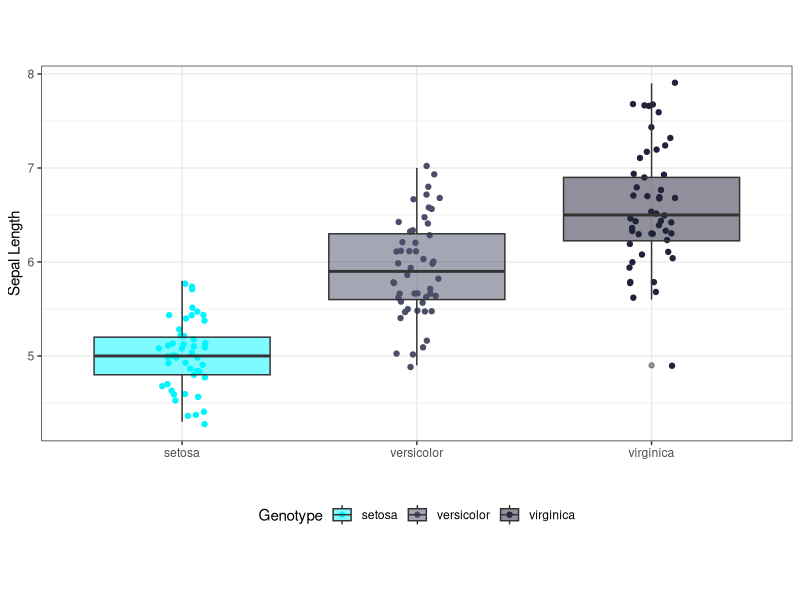
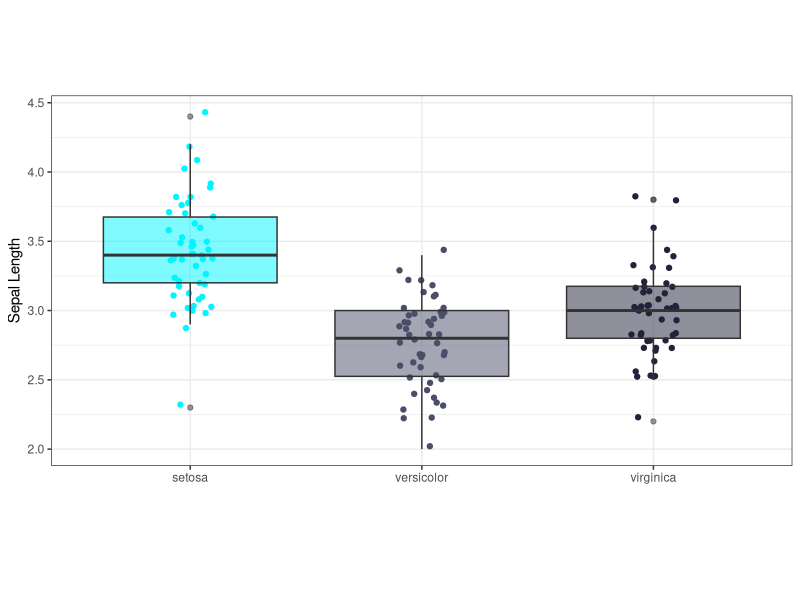
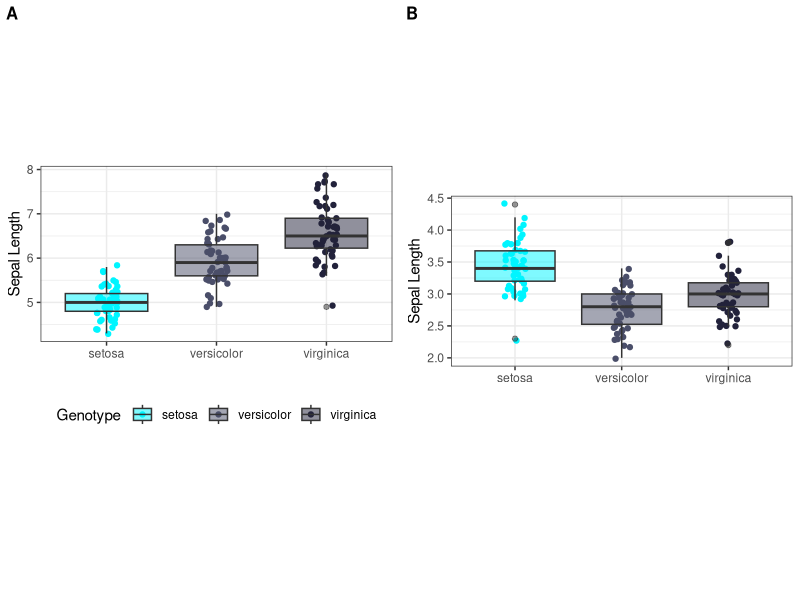
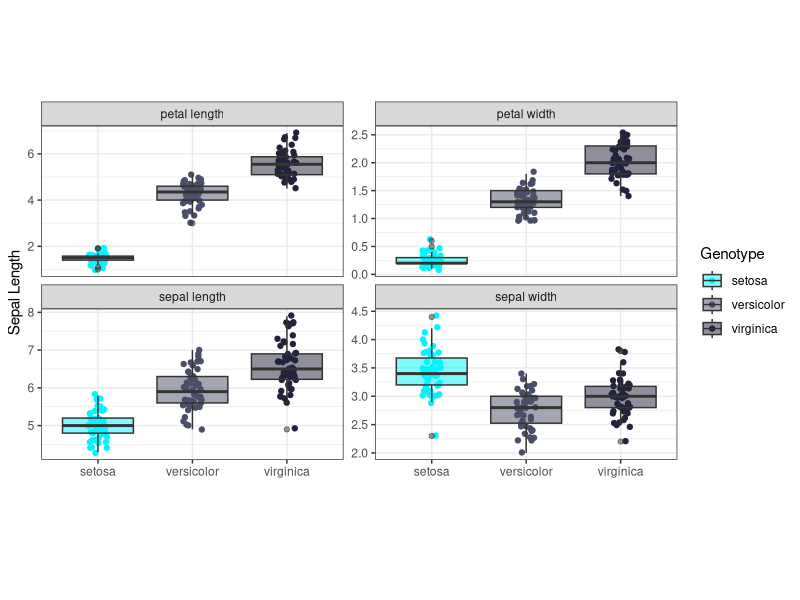
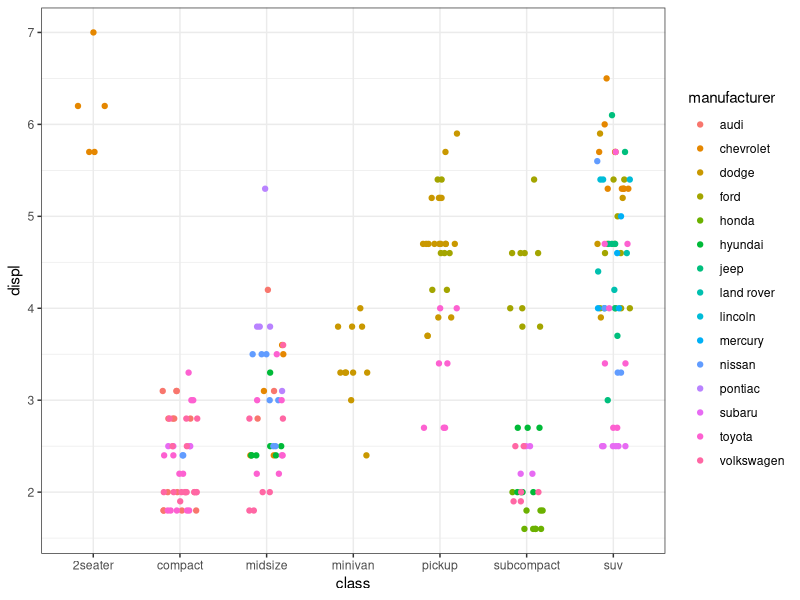
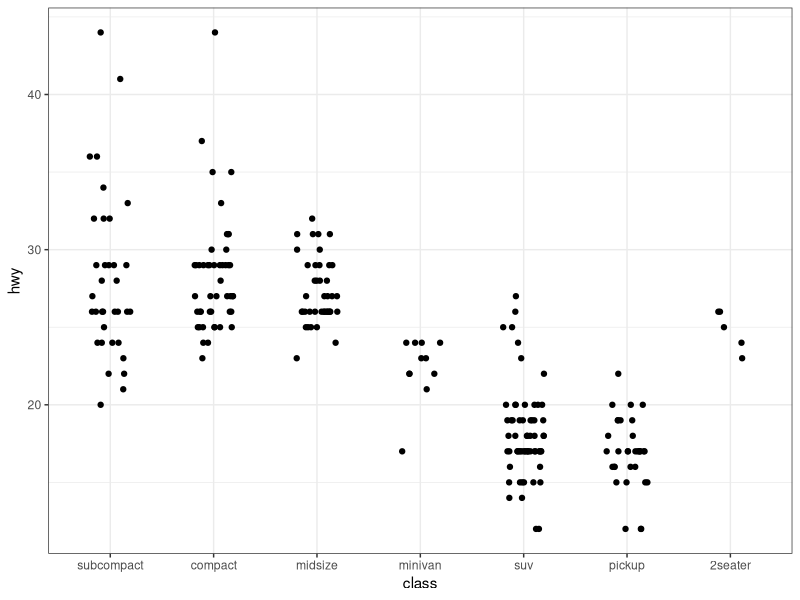
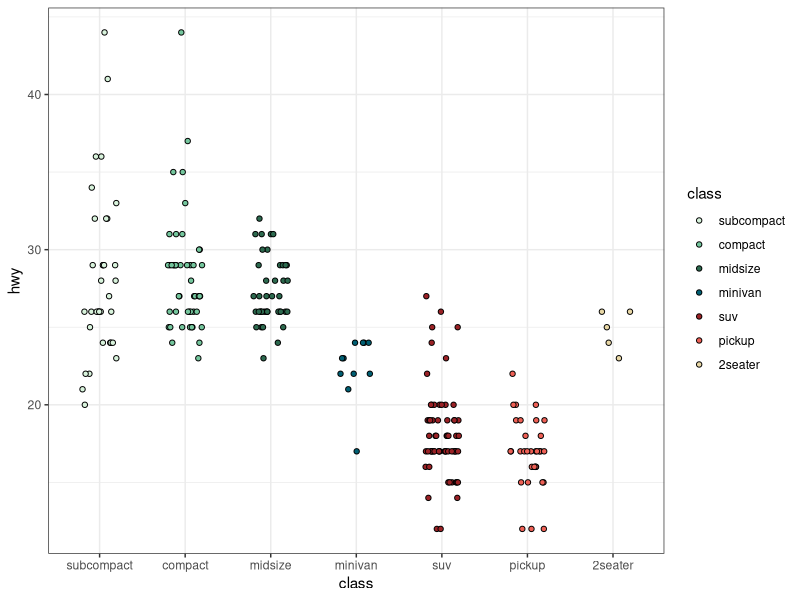
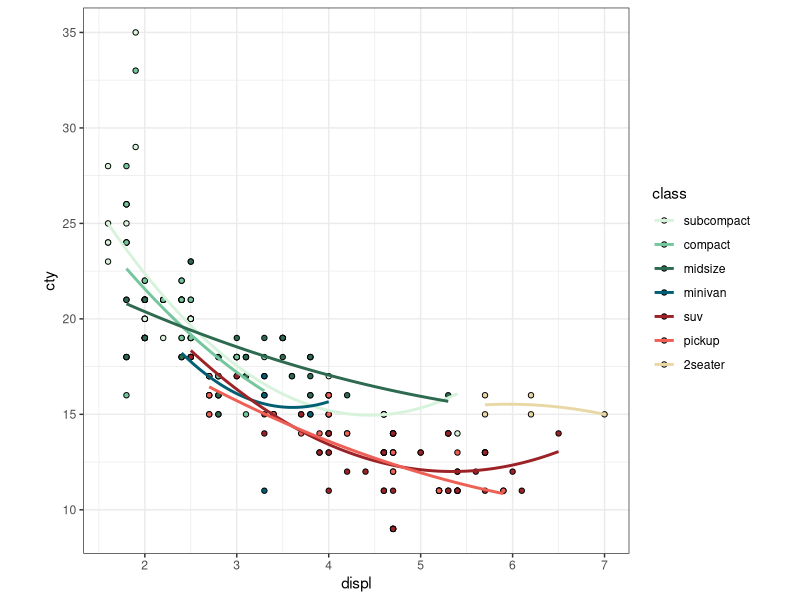

Reproduce these figures in R, in order.
## ---- chunk 1
knitr::opts_chunk$set(echo = TRUE)
## ---- chunk 2
library(tidyverse)
## ---- chunk 3
## load the data
data(iris)
## ---- chunk 4
colnames(iris) <- c('sepal length', "sepal width" ,"petal length", "petal width","species" )
## ---- chunk 5
plot1 <- ggplot(iris, aes(x = species, y = `sepal length`)) + 
  geom_point(aes(col = species), position = position_jitter(width = 0.1)) + 
  geom_boxplot(aes(fill = species), alpha = 0.5) + 
  scale_color_manual(values = c("#00F5FF","#4A4E69","#22223B"), name = "Genotype") + 
  scale_fill_manual(values = c("#00F5FF","#4A4E69","#22223B"),, name = "Genotype") + 
  xlab("") + ylab("Sepal Length") + 
  theme_bw() +
  theme(aspect.ratio = 0.5, legend.position = "bottom")

plot1
## ---- chunk 6
ggsave(plot = plot1, filename = "my_first_plot.png", units = "cm", width = 10, height = 7, scale = 1.5, dpi = 600)
## ---- chunk 7
plot2 <- ggplot(iris, aes(x = species, y = `sepal width`)) + 
  geom_point(aes(col = species), position = position_jitter(width = 0.1)) + 
  geom_boxplot(aes(fill = species), alpha = 0.5) + 
  scale_color_manual(values = c("#00F5FF","#4A4E69","#22223B"), name = "Genotype") + 
  scale_fill_manual(values = c("#00F5FF","#4A4E69","#22223B"),, name = "Genotype") + 
  xlab("") + ylab("Sepal Length") + 
  theme_bw() +
  theme(aspect.ratio = 0.5, legend.position = "none")

plot2
## ---- chunk 8
library(cowplot)

joint_plot <- plot_grid(plot1, plot2, labels = c('A', 'B'), label_size = 12)
joint_plot
## ---- chunk 9
iris_long <- pivot_longer(data = iris, -species)
iris_long
## ---- chunk 10
ggplot(iris_long, aes(x = species, y = value)) +
  geom_point(aes(col = species), position = position_jitter(width = 0.1)) + 
  geom_boxplot(aes(fill = species), alpha = 0.5) + 
  scale_color_manual(values = c("#00F5FF","#4A4E69","#22223B"), name = "Genotype") + 
  scale_fill_manual(values = c("#00F5FF","#4A4E69","#22223B"), name = "Genotype") + 
  xlab("") + ylab("Sepal Length") + 
  facet_wrap(~name, scales = "free_y") + 
  theme_bw() +
  theme(aspect.ratio = 0.5)
## ---- chunk 11
iris$species
## ---- chunk 12
iris$species <- factor(iris$species, levels = c("versicolor", "setosa", "virginica"), labels = c("vers","set","virg"))
## ---- chunk 13
ggplot(mpg) + 
  geom_point(aes(x = class, y = displ, colour = manufacturer), position = position_jitter(width = 0.2, height = 0)) +
  theme_bw()
## ---- chunk 14
mpg$class <- factor(mpg$class, levels = c("subcompact", "compact", "midsize", 
                                          "minivan", "suv","pickup", "2seater"))
## ---- chunk 15
ggplot(mpg) + 
  geom_point(aes(x = class, y = hwy), position = position_jitter(width = 0.2, height = 0)) +
  theme_bw()
## ---- chunk 16
my_palette <- c(
  # Green Trio
  "midsize"   = "#2D6A4F",
  "compact"     = "#74C69D",
  "subcompact"   = "#D8F3DC",
  
 "minivan"  = "#005F73",
  # Red Duo
  "suv"      = "#9B2226",
  "pickup"    = "#EE6055",
  
  # Outliers
  "2seater" = "#E9D8A6"
)
## ---- chunk 17
ggplot(mpg) + 
  geom_point(aes(x = class, y = hwy, fill = class), 
             position = position_jitter(width = 0.2, height = 0), pch = 21) +
  scale_fill_manual(values = my_palette[levels(mpg$class)]) + 
  theme_bw()
## ---- chunk 18
ggplot(mpg) +
  geom_point(aes(x = displ, y = cty, fill = class), pch = 21) + 
  geom_smooth(aes(x = displ, y = cty, col = class), method = "lm", 
              , formula =  "y ~ poly(x,2)", se = FALSE) + 
  scale_fill_manual(values = my_palette[levels(mpg$class)]) + 
  scale_color_manual(values = my_palette[levels(mpg$class)]) +
  theme_bw() + 
  theme(aspect.ratio = 1)
